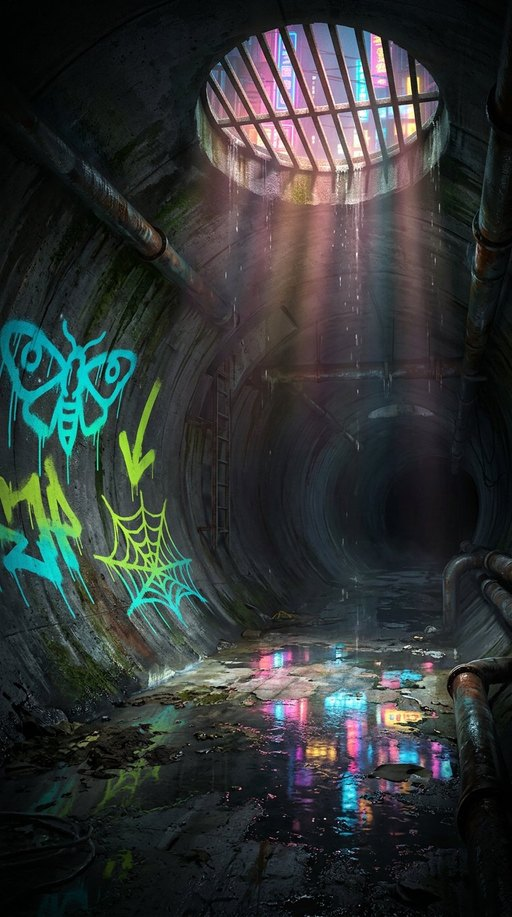
#> input picture integrations/guttercaps/pr/packages/ampergrad/art/backgrounds/tier-1-plateau.jpg, 512 x 917 px, given in place of base-straight.png, which was not available
$ python prepare-samples.py
#> lines starting #> are read from the running program, lines starting #| are printed output that depends on the picture
#!/usr/bin/env python3
"""Готовит образцы арта для PR в GUTTERCAPS: уменьшенные копии спрайтов и контракты.

Прод-спрайты живут в этом репозитории (512×512, все шесть материалов). В чужой
монорепо кладём только образцы — чтобы ревьюер мог собрать поле локально, не таща
13 МБ арта. Поэтому копии уменьшаются вдвое, а в манифесте остаётся пометка, что
в продакшене размер другой.

Запуск: python3 integrations/guttercaps/tools/prepare-samples.py   (нужен pillow)
"""
import json
import os

from PIL import Image

HERE = os.path.abspath(__file__)
ROOT = os.path.dirname(os.path.dirname(os.path.dirname(os.path.dirname(HERE))))  # корень репозитория
ART = os.path.join(ROOT, "art")
PR_ART = os.path.join(ROOT, "integrations", "guttercaps", "pr", "packages", "ampergrad", "art")

TILE_SAMPLE = 256
BG_SAMPLE = (512, 917)  # 9:16 при высоте 917 — как в приложении (768×1376, пополам)

# Что кладём в образцы: канонические детали поля, круглая пара (шина и приёмник),
# все служебные пропсы и один фон яруса.
TILES = ["base-straight", "base-straight2", "base-elbow", "base-tee", "base-cross", "mouth", "cap"]
BACKGROUNDS = ["tier-1-plateau.jpg"]


def write_manifest(props=None, tiles=None):
    """Контракт образцов: пути внутри пакета, а не внутри репозитория арта."""
    with open(os.path.join(ART, "tiles", "manifest.json"), encoding="utf-8") as fh:
        manifest = json.load(fh)
    sample = {}
    for name in TILES:
        entry = dict(manifest[name])
        entry["file"] = f"art/tiles/{name}.png"
        sample[name] = entry
    sample["_note"] = (
        "Образцы уменьшены до 256×256 для ревью. Прод-спрайты — 512×512 и лежат в "
        "репозитории арта Amperograd (шесть материалов поля × четыре детали плюс "
        "служебные). Поворот спрайта равен повороту маски: preRotation — доворот "
        "спрайта до его mask в каноне движка."
    )
    with open(os.path.join(PR_ART, "tiles", "manifest.json"), "w", encoding="utf-8") as fh:
        json.dump(sample, fh, ensure_ascii=False, indent=2)
        fh.write("\n")


def main():
    os.makedirs(os.path.join(PR_ART, "tiles"), exist_ok=True)
    os.makedirs(os.path.join(PR_ART, "backgrounds"), exist_ok=True)

    for name in TILES:
        src = os.path.join(ART, "tiles", f"{name}.png")
        img = Image.open(src)
#> img is the input picture: PIL image 512x917 RGB; mean R, G, B 49, 53.6, 53
        img.thumbnail((TILE_SAMPLE, TILE_SAMPLE), Image.LANCZOS)
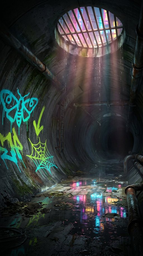
#> img: PIL image 143x256 RGB; mean R, G, B 49, 53.6, 53
        img.save(os.path.join(PR_ART, "tiles", f"{name}.png"))
        print("образец:", f"tiles/{name}.png", img.size)
#| образец: tiles/base-straight.png (143, 256)
#> pass 2 of the loop in main, `for name in TILES:`:
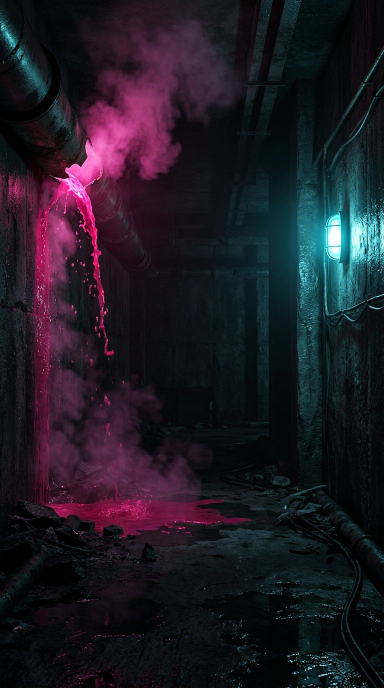
#> input picture art/backgrounds/screen-error.jpg, 768 x 1376 px, given in place of base-straight2.png, which was not available (shown at 1/2 size)
#> in main, img is the input picture: PIL image 768x1376 RGB; mean R, G, B 30.5, 26, 36
#> in main, `img.thumbnail((TILE_SAMPLE, TILE_SAMPLE), Image.LANCZOS)`:
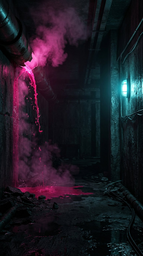
#> img: PIL image 143x256 RGB; mean R, G, B 30.7, 26.1, 36.2
#| образец: tiles/base-straight2.png (143, 256)

    with open(os.path.join(ART, "tiles", "props.json"), encoding="utf-8") as fh:
        props = json.load(fh)
    for name in props:
        src = os.path.join(ART, "tiles", props[name]["file"])
        img = Image.open(src)
        img.thumbnail((TILE_SAMPLE, TILE_SAMPLE), Image.LANCZOS)
        img.save(os.path.join(PR_ART, "tiles", props[name]["file"]))
    with open(os.path.join(PR_ART, "tiles", "props.json"), "w", encoding="utf-8") as fh:
        json.dump(props, fh, ensure_ascii=False, indent=2)
        fh.write("\n")
    print("образцы пропсов:", len(props))

    write_manifest()

    for name in BACKGROUNDS:
        img = Image.open(os.path.join(ART, "backgrounds", name))
        img.thumbnail(BG_SAMPLE, Image.LANCZOS)
        img.save(os.path.join(PR_ART, "backgrounds", name), "JPEG", quality=86)
        print("образец фона:", name, img.size)


if __name__ == "__main__":
#> (the run stopped early here; a loop or call above may not have finished)
